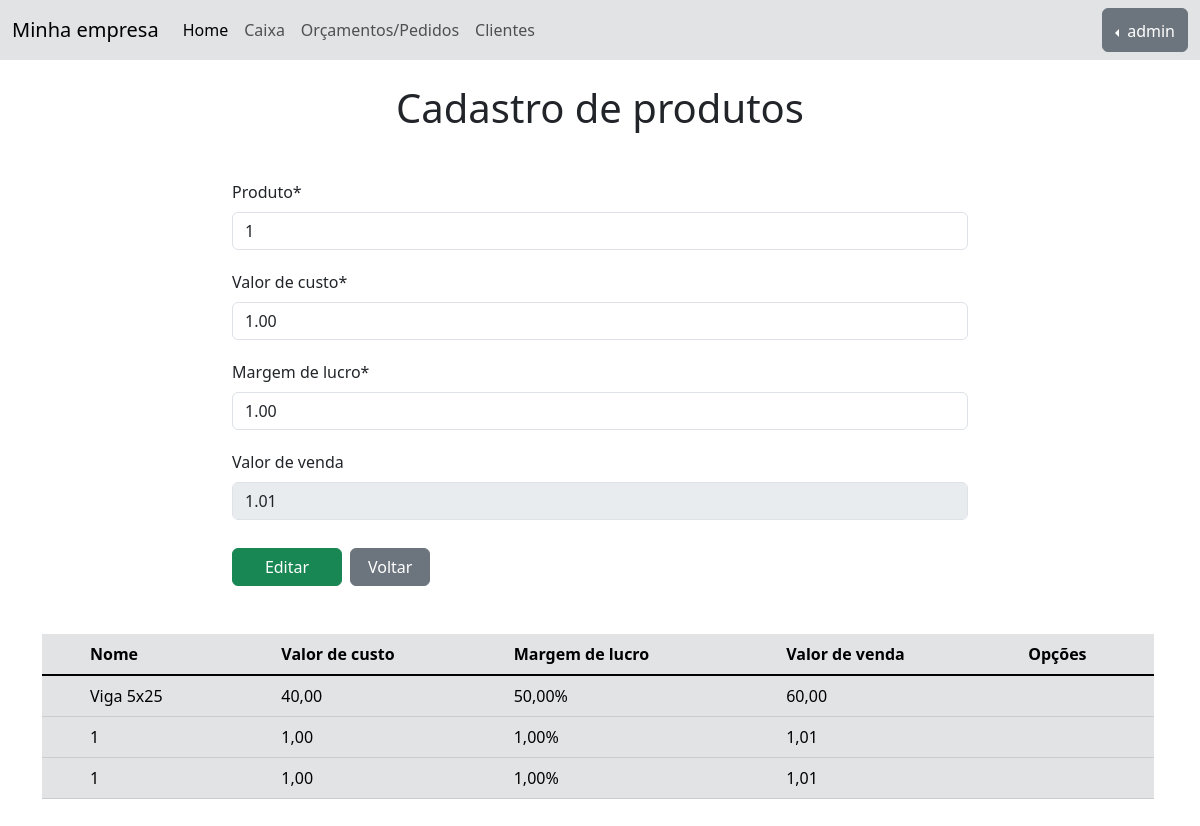
The page /produtos/update_produto/22 (signed in) on the database its author committed.
### produtos/models.py (models this page shows, shortened)
class Produto(models.Model):
    nome = models.CharField(max_length=100, verbose_name='Produto')
    valorCusto = models.DecimalField(max_digits=10, decimal_places=2, verbose_name='Valor de custo')
    margemCusto = models.DecimalField(max_digits=5, decimal_places=2, verbose_name='Margem de lucro')
    valorVenda = models.DecimalField(max_digits=10, decimal_places=2, blank=True, null=True, verbose_name='Valor de venda')

### produtos/views.py (the view)
# urls.py: path('update_produto/<int:pk>', ProdutoUpdate.as_view(), name='update_produto'),
class ProdutoUpdate(LoginRequiredMixin, UpdateView, ListView):
    model = Produto
    form_class = EditProdutoForm
    template_name = 'tabela_produtos.html'
    success_url = reverse_lazy('tabela_produtos')
    def get_context_data(self, **kwargs):
        context = super().get_context_data(**kwargs)
        context['txtBotao'] = 'Editar'
        return context

### produtos/forms.py
class EditProdutoForm(forms.ModelForm):
    class Meta:
        model = Produto
        fields = ['nome', 'valorCusto', 'margemCusto', 'valorVenda']
        widgets = {
            'valorVenda': forms.TextInput(attrs={'disabled': 'true'}),
        }

### produtos/templates/tabela_produtos.html (shortened to what this page needs)
{% extends 'bases/base.html' %} {% load static %} {% load crispy_forms_tags %} {% block 'head' %} {% endblock %} {% block 'buttons' %}
<div class="collapse navbar-collapse" id="navbarNav">
    <ul class="navbar-nav">
        <li class="nav-item">
            <a class="nav-link active" aria-current="page" href="{% url 'home' %}">Home</a>
        </li>
        <li class="nav-item">
            <a class="nav-link" href="#">Caixa</a>
        </li>
        <li class="nav-item">
            <a class="nav-link" href="#">Orçamentos/Pedidos</a>
        </li>
        <li class="nav-item">
            <a class="nav-link" href="{% url 'cadastrar_cliente' %}">Clientes</a>
        </li>
    </ul>
</div>
{% endblock %} {% block 'body' %}
<div class="container pb-5">
    <div class="row">
        <div class="col-sm-9 col-md-8 m-auto">
            <div class="display-6  text-center mb-5 mt-4">Cadastro de produtos</div>
            <form action="" method="POST">
                {% csrf_token %} {{ form|crispy }}
                <button class="btn btn-success mt-2 mb-5" type="submit" style="width: 110px;">{{ txtBotao }}</button> {% if txtBotao == 'Editar' %}
                <a href="{% url 'tabela_produtos' %}">
                    <button class="btn btn-secondary mt-2 mb-5 ms-1" type="button" style="width: 80px;">Voltar</button>
                </a>
                {% endif %}
            </form>
        </div>
    </div>
    <div class="row">
        <div class="table-responsive scrollbar pe-3">
            <table class="table table-secondary">
                <thead>
                    <tr>
                        <th class="ps-lg-5 ps-md-4">Nome</th>
                        <th>Valor de custo</th>
                        <th>Margem de lucro</th>
                        <th>Valor de venda</th>
                        <th>Opções</th>
                    </tr>
                </thead>
                <tbody class="table-group-divider">
                    {% for produto in object_list %}
                    <tr>
                        <td class="ps-lg-5 ps-md-4">{{ produto.nome | title }}</td>
                        <td>{{ produto.valorCusto }}</td>
                        <td>{{ produto.margemCusto }}%</td>
                        <td>{{ produto.valorVenda }}</td>
                        <td>
                        </td>
                    </tr>
                    {% empty %}
                    <tr>
                        <td colspan="5">Nenhum campo registrado</td>
                    </tr>
                    {% endfor %}
                </tbody>
            </table>
        </div>
    </div>
</div>
{% endblock %}

### templates/bases/base.html (shortened to what this page needs)
{% load static %}
<!DOCTYPE html>
<html lang="pt-BR">
<head>
    <link href="{% static 'geral/css/base.css' %}" rel="stylesheet">
    <link href="https://cdn.jsdelivr.net/npm/bootstrap@5.3.0/dist/css/bootstrap.min.css" rel="stylesheet">
</head>
<body>
    <nav class="navbar navbar-expand-lg bg-secondary-subtle">
        <div class="container-fluid">
            <a class="navbar-brand" href="{% url 'home' %}">Minha empresa</a>
             {% block 'buttons' %} {% endblock %}
        </div>
        {% block 'perfil' %}
        <div id="desktop-profile" class="container-fluid justify-content-end">
            <div class="btn-group dropstart">
                <button type="button" class="btn btn-secondary dropdown-toggle" data-bs-toggle="dropdown" aria-expanded="false">
              {{ request.user }}
            </button>
            </div>
        </div>
        {% endblock %}
    </nav>
    {% block 'body' %}{% endblock %}
</body>
</html>

### templates/static/geral/css/base.css (style rules this page uses)
* { margin: 0; padding: 0; }
a, button { text-decoration: none !important; }
input { margin-bottom: 20px !important; }
.scrollbar { overflow-y: scroll; height: 170px; }

### rows shown on the page
Produto: nome "1", valorCusto "1.00", margemCusto "1.00", valorVenda "1.01", valorCusto "1,00", margemCusto "1,00", valorVenda "1,01"
Produto: nome "Viga 5x25", valorCusto "40,00", margemCusto "50,00", valorVenda "60,00"
Produto: nome "1", valorCusto "1,00", margemCusto "1,00", valorVenda "1,01"

### other values the page prints
{{ request.user }} "admin"
{{ txtBotao }} "Editar"
